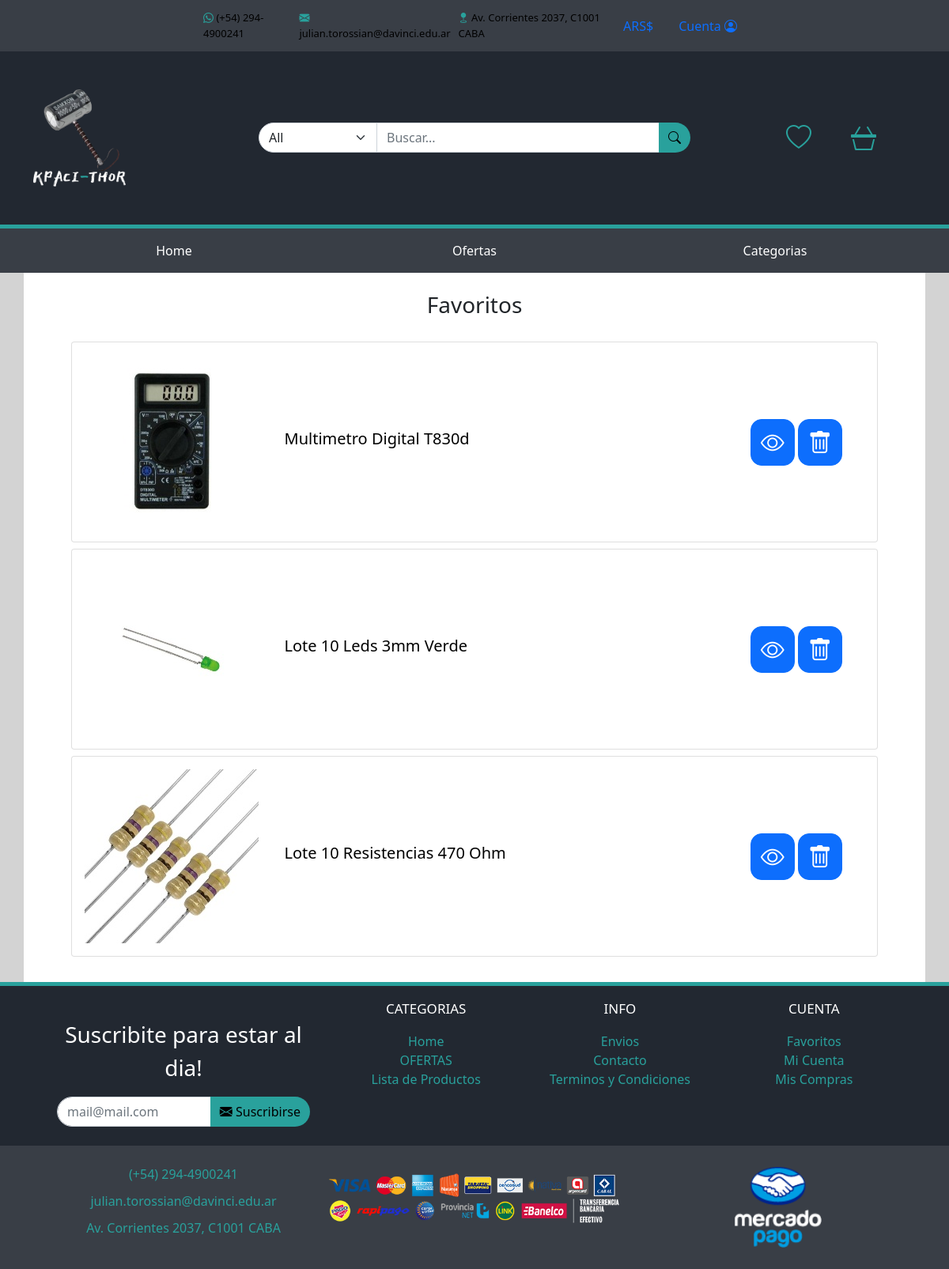
The app's page /index.php?controller=favoritoCON&action=favoritos (signed in) with its own data.
### tables this page shows
CREATE TABLE IF NOT EXISTS mon(
    monId         INT             AUTO_INCREMENT PRIMARY KEY,
    monNombre     VARCHAR(45)     NOT NULL,
    monSimbolo    CHAR(6)         NOT NULL,
    monDivisa     DECIMAL(14,4)   NOT NULL
);

CREATE TABLE IF NOT EXISTS prd_fav(
    ped_favId     INT             AUTO_INCREMENT PRIMARY KEY,
    prdId         INT             NOT NULL,
    favoritoId    INT             NOT NULL,
    FOREIGN KEY (prdId) REFERENCES prd(prdId),
    FOREIGN KEY (favoritoId) REFERENCES favorito(favoritoId)
);

CREATE TABLE IF NOT EXISTS prd(
    prdId         INT             AUTO_INCREMENT PRIMARY KEY,
    prdNombre     VARCHAR(45)     NOT NULL,
    prdDesc       VARCHAR(60)     NOT NULL,
    prdPrecio     DECIMAL(14,4)   NOT NULL,
    prdNomImg     VARCHAR(45)     NOT NULL,
    prdStock      INT             NOT NULL,
    prdNuevo      CHAR(1)         NOT NULL,
    prdPromocion  CHAR(1)         NULL,
    prdDescuento  INT             NULL,
    categoriaId   INT             NOT NULL,
    FOREIGN KEY (categoriaId) REFERENCES categoria(categoriaId)
);

### view/favoritos.php (called while the page is built)
<?php
    require_once('header.php');
    require_once('favoritosOnly.php');
    require_once('footer.php');
?>

### index.php (called while the page is built, shortened)
<?php
    require_once('routes.php');
?>

### model/monedaDAO.php (called while the page is built, shortened)
<?php
    include('./conn.php');
    class monedaDAO{
        public static function cargarMonedas(){
            global $mysqli;
            $stmt = $mysqli->prepare("SELECT * FROM mon");
            $stmt->execute();
            $resultado   = $stmt->get_result();
            $monedas  = array();
            while($moneda = $resultado->fetch_assoc()){
                $monId      = $moneda['monId'];
                $monNombre  = $moneda['monNombre'];
                $monSimbolo = $moneda['monSimbolo'];
                $monDivisa  = $moneda['monDivisa'];
                $monedas[] = new moneda($monId, $monSimbolo, $monNombre, $monDivisa);
            }
            return $monedas;
        }
    }
    class moneda{
        public function __construct($id, $simbolo, $nombre, $Divisa){
            $this->monSimbolo = $simbolo;
        }
    }
?>

### model/favoritoDAO.php (called while the page is built, shortened)
<?php
    include('./conn.php');
    class favoritoDAO{
        public static function cargarProductosFavoritosPorUsuario($usuario){
            global $mysqli;
            $stmt = $mysqli->prepare("SELECT * FROM `usuario` WHERE usrNombre = ?");
            $stmt->bind_param("s", $usuario);
            $stmt->execute();
            $usrId = $stmt->get_result()->fetch_assoc()['usrId'];
            $query = "SELECT * FROM favorito INNER JOIN prd_fav ON favorito.favoritoId = prd_fav.favoritoId INNER JOIN prd ON prd_fav.prdId = prd.prdId WHERE favorito.usrId = ? ";
            $stmt = $mysqli->prepare($query);
            $stmt->bind_param("i", $usrId);
            $stmt->execute();
            $resultado   = $stmt->get_result();
            $a_productos_favoritos = array();
            while($producto = $resultado->fetch_assoc()){
                $prdId        = $producto['prdId'];
                $prdNombre    = $producto['prdNombre'];
                $prdDesc      = $producto['prdDesc'];
                $prdPrecio    = $producto['prdPrecio'];
                $prdNomImg    = $producto['prdNomImg'];
                $prdStock     = $producto['prdStock'];
                $prdNuevo     = $producto['prdNuevo'];
                $prdPromocion = $producto['prdPromocion'];
                $prdDescuento = $producto['prdDescuento'];
                $prdCategoria = $producto['categoriaId'];
                $a_productos_favoritos[] = new Producto($prdId, $prdNombre, $prdDesc, $prdPrecio, $prdCategoria, $prdNomImg, $prdNuevo, $prdPromocion, $prdDescuento, $prdStock);
            }
            return $a_productos_favoritos;
        }
    }
?>

### model/productoDAO.php (called while the page is built, shortened)
<?php
    class Producto{
        public function __construct($id, $nombre, $desc, $precio, $categoria, $nomImg, $esNuevo, $estaPromo, $porcDescuento, $cantStock){
            $this->productoId     = $id;
            $this->proNombre      = $nombre;
            $this->proNomImagen   = $nomImg;
            $this->categoria    = $categoria;
        }
    }
?>

### view/favoritosOnly.php (the view, shortened to what this page needs)
    <link href="https://cdn.jsdelivr.net/npm/bootstrap@5.0.0-beta3/dist/css/bootstrap.min.css" rel="stylesheet">
    <link rel="stylesheet" href="https://cdn.jsdelivr.net/npm/bootstrap-icons@1.4.1/font/bootstrap-icons.css">
    <link rel="stylesheet" href="./public/css/style.css">
    <div class="container bg-white py-4">
        <div class="row mx-auto my-auto">
            <h3 style="text-align: center; margin-bottom: 30px;">Favoritos</h3>
            <div class="px-5 productos">
                <?php
                    if (!empty($productos)){
                        foreach ($productos as $key => $value) {
                            $url = "./index.php?controller=productoCON&action=verProductosPorCategoria&categoriaId=$value->categoria"
                ?>
                <div class="card mb-2">
                    <div class="card-body">
                        <div class="row">
                            <div class="col-3">
                                <a href="<?php echo($url);?>"><img src="./public/img/img_productos/<?php echo($value->proNomImagen);?>_220x220.jpg" alt="imagen producto"></a>
                            </div>
                            <div class="col-xl-7 col-md-6 my-auto">
                                <h5 class="card-title" id="nomPro" name="<?php echo($value->productoId); ?>"><a href="<?php echo($url);?>""><?php echo($value->proNombre);?></a></h5>
                            </div>
                            <div class="col-xl-2 col-md-3 my-auto">
                                <div class="mx-auto">
                                    <a href="<?php echo($url);?>" class="btn btn-primary" style="font-size: 30px; border-radius: 14px !important;"><i class="bi bi-eye"></i></a>
                                    <button type="button" class="btn btn-primary eliminar-favoritos" style="font-size: 30px; border-radius: 14px !important;"><i class="bi bi-trash"></i></button>
                                </div>
                            </div>
                        </div>
                    </div>
                </div>
                <?php
                        }
                    }else{
                ?>
                    <p>Lista de Favoritos Vacia</p>
                <?php
                    }
                ?>
            </div>
        </div>
    </div>
</main>

### view/header.php (shortened to what this page needs)
<!doctype html>
<html lang="es">
  <head>
    <link href="https://cdn.jsdelivr.net/npm/bootstrap@5.0.0-beta3/dist/css/bootstrap.min.css" rel="stylesheet">
    <link rel="stylesheet" href="https://cdn.jsdelivr.net/npm/bootstrap-icons@1.4.1/font/bootstrap-icons.css">
    <link rel="stylesheet" href="./public/css/style.css">
  </head>
  <body>
    <header class="navbar navbar-expand-lg">
        <div class="container-fluid align-items-center">
            <ul class="navbar-nav me-auto mb-2 mb-lg-0">
                <li class="nav-item item-header"><i class="bi bi-whatsapp icon-header"     ></i> <a href="tel:+542944900241">(+54) 294-4900241</a></li>
                <li class="nav-item item-header"><i class="bi bi-envelope-fill icon-header"></i> <a href="mailto:julian.torossian@davinci.edu.ar">julian.torossian@davinci.edu.ar</a></li>
                <li class="nav-item item-header"><i class="bi bi-geo-fill icon-header"     ></i> <a href="https://goo.gl/maps/4XdSbHynP8342Z9r5" target="blank">Av. Corrientes 2037, C1001 CABA</a></li>
            </ul>
            <div>
                <a class="nav-link dropdown-toggle" href="#" id="navbarDropdown" role="button" data-bs-toggle="dropdown" aria-expanded="false"><?php echo($monedas[intval($_SESSION['moneda'])-1]->monSimbolo); ?></a>
            </div>
            <div>
                <a class="nav-link dropdown-toggle" href="#" id="navbarDropdown" role="button" data-bs-toggle="dropdown" aria-expanded="false">Cuenta  <i class="bi bi-person-circle icon-header-cuenta"></i></a>
            </div>
        </div>
    </header>
    <nav>
        <div class="container py-5">
            <div class="row align-items-center">
                <div class="col-3" style="color: white; font-size: 32px;"><a href="./index.php"><img src="./public/img/logo_blanco.png" alt="logo" class="img-logo"></a></div>
                <div class="col-6">
                    <div class="input-group input-group-color">
                        <select class="form-select input-group-der" id="categoria">
                            <option value="999" selected>All</option>
                        </select>
                        <input  type="text" class="form-control" placeholder="Buscar..." aria-label="Example text with button addon" aria-describedby="button-addon1" id="busqueda">
                        <button onclick="buscar()" class="btn btn-outline-secondary input-group-izq input-group-color" type="button" id="button-addon2"><i class="bi bi-search"></i></button>
                    </div>
                </div>
                <div class="col-3">
                    <ul>
                        <li><a href="./index.php?controller=carritoCON&action=miCarrito"><span><i class="bi bi-basket3 icon-nav"></i></span></a></li>
                        <li><a href="./index.php?controller=favoritoCON&action=favoritos"><span><i class="bi bi-heart icon-nav"></i></span></a></li>
                    </ul>
                </div>
            </div>
        </div>
    </nav>
    <main>
        <div class="menu-HOR">
            <div class="container">
                <div class="row text-center py-3">
                    <div class="col-4"><a href="./index.php">Home</a></div>
                    <div class="col-4"><a href="./index.php?controller=oferta&action=ofertas">Ofertas</a></div>
                    <div class="col-4">
                        <div id="menu-desplegable">
                            <ul>
                                <li class="nivel1"><a href="#" class="nivel1">Categorias</a>
                                </li>
                            </ul>
                        </div>
                    </div>
                </div>
            </div>
        </div>

### public/css/style.css (style rules this page uses)
body { background-color: lightgrey; }
* { list-style: none; }
a { text-decoration: none;color: black; }
header { background-color: #393e46; padding-left: 20%; padding-right: 20%; }
.item-header { font-size: 13px; padding: 5px; }
.icon-header { color: #29a19c; }
nav { background-color: #222831; border-bottom: 5px solid #29a19c; }
.img-logo { width: 45%; }
nav li { display: inline; float: right; }
nav .icon-nav { color: #29a19c; font-size: 32px; margin-right: 50px; }
.input-group-der { border-top-left-radius: 20px; border-bottom-left-radius: 20px; max-width: 150px !important; }
.input-group-izq { border-top-right-radius: 20px; border-bottom-right-radius: 20px; }
.input-group-color { color: black; border: none; }
.input-group-color button { background-color: #29a19c; }
.dropdown-toggle::after { display:none; }
.menu-HOR { background-color: #393e46; }
.menu-HOR a { color: white; }
#menu-desplegable ul { list-style-type: none; margin: 0; padding: 0; }
#menu-desplegable ul li a { display: block; text-decoration: none; position: relative; }
#menu-desplegable ul li a.nivel1, #menu-desplegable ul li a.nivel2 { display: block; position: relative; }

### records on screen
mon: monSimbolo "ARS$"
prd_fav: prdId.prdNomImg (picture), prdId.prdNombre "Multimetro Digital T830d"
prd_fav: prdId.prdNomImg (picture), prdId.prdNombre "Lote 10 Leds 3mm Verde"
prd_fav: prdId.prdNomImg (picture), prdId.prdNombre "Lote 10 Resistencias 470 Ohm"
